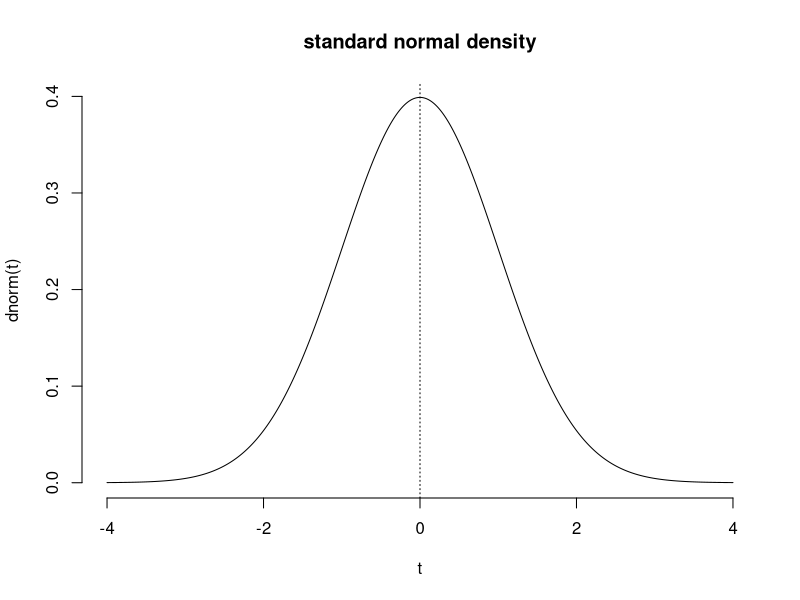
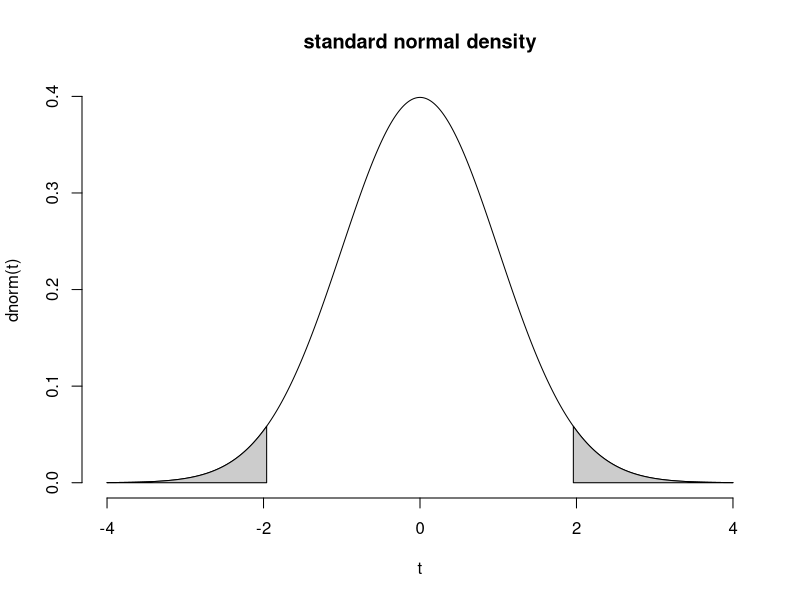
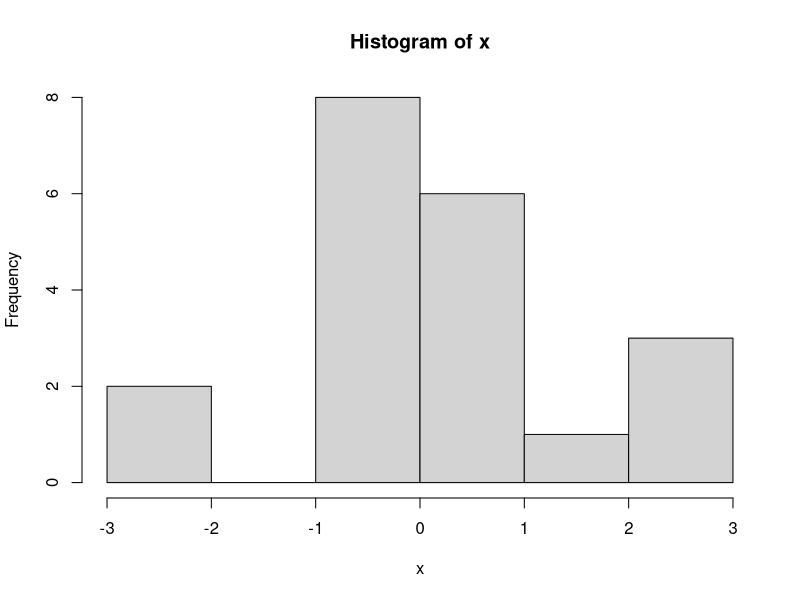
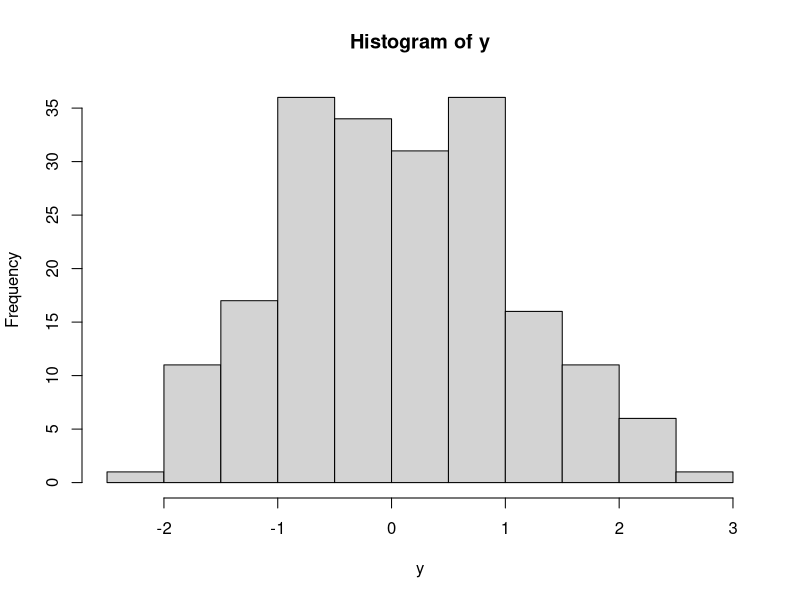
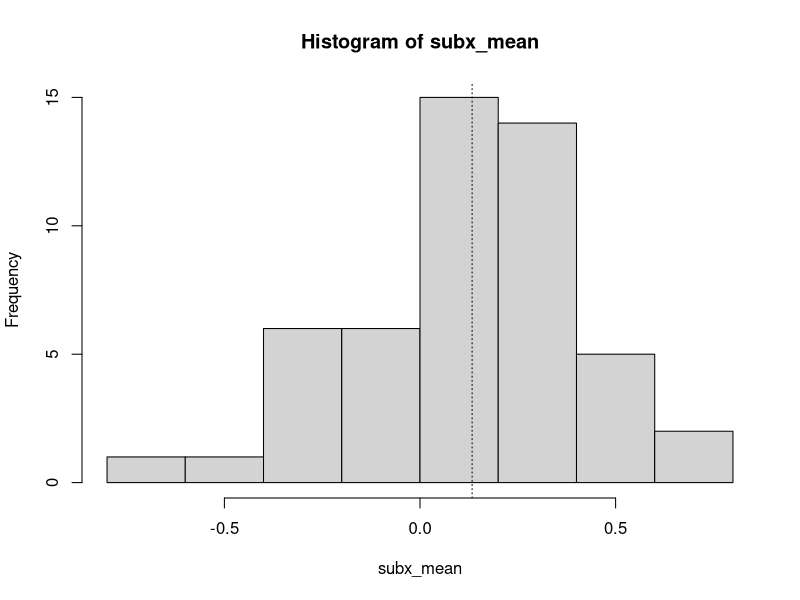

These charts were generated, in order, by the following R code: (Note: this script raises an error after producing the figures.)
## ---- chunk 1
# draw the standard normal distribution function, with some annotations
t = seq(-4, 4, length.out=1001)
plot( x=t, y=dnorm(t), bty='n', type='line', main="standard normal density")

abline(v=0, lty=3)
## ---- chunk 2
# sample 20 numbers from a standard normal distribution:
x = rnorm(20)

# observe your sample:
print( round(x, 2) )
## ---- chunk 3
# plot the standard normal density function with some annotations
plot( x=t, y=dnorm(t), bty='n', type='l', main="standard normal density")

# annotate the density function with the 5% probability mass tails
polygon(x=c(t[t<=qnorm(0.025)], qnorm(0.025), min(t)), y=c(dnorm(t[t<=qnorm(0.025)]), 0, 0), col=grey(0.8))

polygon(x=c(t[t>=qnorm(0.975)], max(t), qnorm(0.975)), y=c(dnorm(t[t>=qnorm(0.975)]), 0, 0), col=grey(0.8))
## ---- chunk 4
# show the histogram of x
hist(x)
## ---- chunk 5
# sample 200 numbers from a standard normal
y = rnorm( 200 )

# show the histogram of y
hist( y )
## ---- chunk 6
# take a sample of 20 numbers from x (without replacement)
x2 = sample( x, 20 )

# take a sample of 20 numbers from x (with replacement)
x3 = sample( x, 20, replace=TRUE )

# calculate the means of x, x2, and x3
mean( x )
mean( x2 )
mean( x3 )
## ---- chunk 7
# calculate the mean and median of x. They aren't exactly zero in the sample.
mean(x)
median(x)
## ---- chunk 8
# subsample x 50 times with replacement, and store the mean of each
subx_mean = numeric( 50 )
for (i in 1:50) {
  subx_mean[[ i ]] = mean( sample(x, replace=TRUE) )
}

# print the results and the mean of the means
print( round( subx_mean, 2 ) )
mean( subx_mean )

# shoe the histogram of sample means, with an annotation at the expectation
hist( subx_mean )
abline( v=mean(x), lty=3 )
## ---- chunk 9
# calculate the standard deviation of the barnacles per unit area
sd( barnacles$per_m )

# calculate the variance of the body motion for mice who got the metium dose of THC:
var( mice_pot$percent_of_act[ mice_pot$group==1 ] )
## ---- chunk 10
# plot several Normal distributions with different means and sds:
yy = c(0, 1.5)
plot(x=t, y=dnorm(t, mean=0, sd=1), bty='n', type='l', main="some Normal distributions", ylab='density', ylim=yy)
par( new=TRUE )
plot(x=t, y=dnorm(t, mean=-1.5, sd=0.6), bty='n', type='l', xaxt='n', yaxt='n', xlab='', ylab='', lty=2, ylim=yy, col=2)
par( new=TRUE )
plot(x=t, y=dnorm(t, mean=02, sd=1.5), bty='n', type='l', xaxt='n', yaxt='n', xlab='', ylab='', lty=3, ylim=yy, col=3)
par( new=TRUE )
plot(x=t, y=dnorm(t, mean=0.5, sd=0.3), bty='n', type='l', xaxt='n', yaxt='n', xlab='', ylab='', lty=4, ylim=yy, col=4)
## ---- chunk 11
# demonstrate quantiles of the standard normal distribution
qnorm(0.95)
qnorm(0.5)

# if you want an interval that contains the random variable 95% of the time, you may divide the remaining 5% in half, so the interval is in the center:
(1 - 0.95) / 2
qnorm(0.025)
qnorm(0.975)
## ---- chunk 12
# calculate the 0.025 and 0.975 quantiles of y
# specify the vector first, then the quantiles:
quantile(y, 0.025)
quantile(y, 0.975)

# get both quantiles in one line:
quantile(y, c(0.025, 0.975))

# put the quantiles on the histogram
hist(y)
abline( v=quantile(y, c(0.025, 0.975)), lty=3 )
## ---- chunk 13
# Demonstrate the standard normal distribution function:
pnorm(0)
pnorm(-1)
pnorm(1)

# draw the standard normal distribution function, with some annotations
t = seq(-4, 4, length.out=1001)
plot( x=t, y=pnorm(t), bty='n', type='line', main="standard normal distribution function")

# annotate the plot with lines indicating the quantiles for a 95% probability interval
lines(x=c(min(t), qnorm(0.025)), y=rep(0.025, 2), lty=2)
lines(x=c(min(t), qnorm(0.975)), y=rep(0.975, 2), lty=2)

lines(x=rep(qnorm(0.025), 2), y=c(0, 0.025), lty=3)
lines(x=rep(qnorm(0.975), 2), y=c(0, 0.975), lty=3)
## ---- chunk 14
# what proportion of the y sample is less than or equal to -2? What proportion is greater than 2?
mean( y <= -2 )
1 - mean( y<= 2 )
